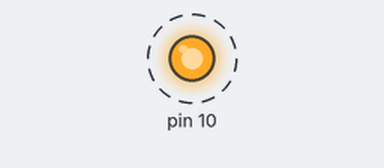
A sketch run on a simulated Arduino Uno, built with avr-gcc and run on an emulated ATmega328P. On the bench: output pins drawn as LEDs (lit = HIGH). Dashed ring = blinking.

Above: at 0.5 s.
Timing chart, 0 to 3.0 s (numbered marks = the images above):
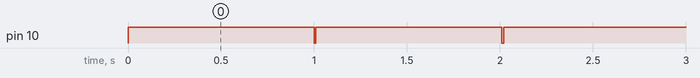

The sketch:

fake_SPI.ino
```cpp
#include <SPI.h>

void setup (void)
{
}


void loop (void)
{

  digitalWrite(SS, HIGH);  // ensure SS stays high

  // Put SCK, MOSI, SS pins into output mode
  // also put SCK, MOSI into LOW state, and SS into HIGH state.
  // Then put SPI hardware into Master mode and turn SPI on
  SPI.begin ();

  delay (1000); // delay 1s for observing on scope

  char c;

  // enable Slave Select
  digitalWrite(SS, LOW);    // SS is pin 10

  // send test string
  for (const char * p = "HelloWorld" ; c = *p; p++)
    SPI.transfer (c); // transmit character by character
    delay(10);

 // disable Slave Select
 digitalWrite(SS, HIGH);

 // turn SPI hardware off
 SPI.end ();

// while (1);  //loop
}
```

Measured:
- by itself, pin 10: alternates HIGH for 1.0 s and LOW for 0.01 s
